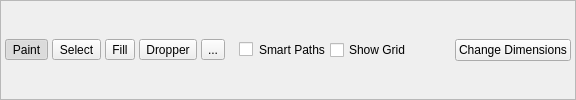
              <widget class="QFrame" name="frame_6">
               <property name="sizePolicy">
                <sizepolicy hsizetype="Expanding" vsizetype="Fixed">
                 <horstretch>0</horstretch>
                 <verstretch>0</verstretch>
                </sizepolicy>
               </property>
               <property name="minimumSize">
                <size>
                 <width>0</width>
                 <height>32</height>
                </size>
               </property>
               <property name="frameShape">
                <enum>QFrame::StyledPanel</enum>
               </property>
               <property name="frameShadow">
                <enum>QFrame::Raised</enum>
               </property>
               <layout class="QHBoxLayout" name="horizontalLayout_2">
                <property name="spacing">
                 <number>4</number>
                </property>
                <property name="leftMargin">
                 <number>4</number>
                </property>
                <property name="topMargin">
                 <number>4</number>
                </property>
                <property name="rightMargin">
                 <number>4</number>
                </property>
                <property name="bottomMargin">
                 <number>4</number>
                </property>
                <item>
                 <widget class="QToolButton" name="toolButton_Paint">
                  <property name="enabled">
                   <bool>true</bool>
                  </property>
                  <property name="toolTip">
                   <string>&lt;html&gt;&lt;head/&gt;&lt;body&gt;&lt;p&gt;Editor&lt;/p&gt;&lt;p&gt;&lt;span style=&quot; font-weight:600;&quot;&gt;Click&lt;/span&gt; and drag to draw on the map.&lt;/p&gt;&lt;p&gt;&lt;span style=&quot; font-weight:600;&quot;&gt;Right-click&lt;/span&gt; and drag to select tiles.&lt;/p&gt;&lt;/body&gt;&lt;/html&gt;</string>
                  </property>
                  <property name="text">
                   <string>Paint</string>
                  </property>
                  <property name="icon">
                   <iconset resource="resources/images.qrc">
                    <normaloff>:/icons/pencil.ico</normaloff>:/icons/pencil.ico</iconset>
                  </property>
                  <property name="checkable">
                   <bool>true</bool>
                  </property>
                  <property name="checked">
                   <bool>true</bool>
                  </property>
                  <property name="autoRaise">
                   <bool>false</bool>
                  </property>
                 </widget>
                </item>
                <item>
                 <widget class="QToolButton" name="toolButton_Select">
                  <property name="enabled">
                   <bool>true</bool>
                  </property>
                  <property name="toolTip">
                   <string>&lt;html&gt;&lt;head/&gt;&lt;body&gt;&lt;p&gt;Pointer&lt;/p&gt;&lt;p&gt;Does nothing&lt;/p&gt;&lt;/body&gt;&lt;/html&gt;</string>
                  </property>
                  <property name="text">
                   <string>Select</string>
                  </property>
                  <property name="icon">
                   <iconset resource="resources/images.qrc">
                    <normaloff>:/icons/cursor.ico</normaloff>:/icons/cursor.ico</iconset>
                  </property>
                  <property name="checkable">
                   <bool>true</bool>
                  </property>
                 </widget>
                </item>
                <item>
                 <widget class="QToolButton" name="toolButton_Fill">
                  <property name="toolTip">
                   <string>&lt;html&gt;&lt;head/&gt;&lt;body&gt;&lt;p&gt;Flood Fill&lt;/p&gt;&lt;p&gt;Fills all similar tiles in a region with the selected metatiles or collision attributes&lt;/p&gt;&lt;/body&gt;&lt;/html&gt;</string>
                  </property>
                  <property name="text">
                   <string>Fill</string>
                  </property>
                  <property name="icon">
                   <iconset resource="resources/images.qrc">
                    <normaloff>:/icons/fill_color.ico</normaloff>:/icons/fill_color.ico</iconset>
                  </property>
                  <property name="checkable">
                   <bool>true</bool>
                  </property>
                 </widget>
                </item>
                <item>
                 <widget class="QToolButton" name="toolButton_Dropper">
                  <property name="toolTip">
                   <string>&lt;html&gt;&lt;head/&gt;&lt;body&gt;&lt;p&gt;Eye Dropper&lt;/p&gt;&lt;p&gt;Click to select a metatile or collision attribute.&lt;/p&gt;&lt;/body&gt;&lt;/html&gt;</string>
                  </property>
                  <property name="text">
                   <string>Dropper</string>
                  </property>
                  <property name="icon">
                   <iconset resource="resources/images.qrc">
                    <normaloff>:/icons/pipette.ico</normaloff>:/icons/pipette.ico</iconset>
                  </property>
                  <property name="checkable">
                   <bool>true</bool>
                  </property>
                 </widget>
                </item>
                <item>
                 <widget class="QToolButton" name="toolButton_Move">
                  <property name="toolTip">
                   <string>&lt;html&gt;&lt;head/&gt;&lt;body&gt;&lt;p&gt;Move&lt;/p&gt;&lt;p&gt;Click to drag map around and zoom with scroll wheel.&lt;/p&gt;&lt;/body&gt;&lt;/html&gt;</string>
                  </property>
                  <property name="text">
                   <string>...</string>
                  </property>
                  <property name="icon">
                   <iconset resource="resources/images.qrc">
                    <normaloff>:/icons/move.ico</normaloff>:/icons/move.ico</iconset>
                  </property>
                  <property name="checkable">
                   <bool>true</bool>
                  </property>
                 </widget>
                </item>
                <item>
                 <widget class="QCheckBox" name="checkBox_smartPaths">
                  <property name="toolTip">
                   <string>&lt;html&gt;&lt;head/&gt;&lt;body&gt;&lt;p&gt;Smart-path mode allows easier drawing of paths. If a 3x3 metatile block is selcted in the right panel, then smart path mode will automatically form a pathway using those selected blocks.&lt;/p&gt;&lt;p&gt;When smart-path mode is &lt;span style=&quot; font-weight:600;&quot;&gt;not&lt;/span&gt; enabled, clicking and dragging a selection will tile it in a grid.&lt;/p&gt;&lt;/body&gt;&lt;/html&gt;</string>
                  </property>
                  <property name="styleSheet">
                   <string notr="true">margin-left: 10px</string>
                  </property>
                  <property name="text">
                   <string>Smart Paths</string>
                  </property>
                 </widget>
                </item>
                <item>
                 <widget class="QCheckBox" name="checkBox_ToggleGrid">
                  <property name="toolTip">
                   <string>&lt;html&gt;&lt;head/&gt;&lt;body&gt;&lt;p&gt;Toggles a grid over the map's metatile boundaries.&lt;/p&gt;&lt;/body&gt;&lt;/html&gt;</string>
                  </property>
                  <property name="styleSheet">
                   <string notr="true"/>
                  </property>
                  <property name="text">
                   <string>Show Grid</string>
                  </property>
                 </widget>
                </item>
                <item>
                 <spacer name="horizontalSpacer">
                  <property name="orientation">
                   <enum>Qt::Horizontal</enum>
                  </property>
                  <property name="sizeHint" stdset="0">
                   <size>
                    <width>40</width>
                    <height>20</height>
                   </size>
                  </property>
                 </spacer>
                </item>
                <item>
                 <widget class="QPushButton" name="pushButton">
                  <property name="toolTip">
                   <string>&lt;html&gt;&lt;head/&gt;&lt;body&gt;&lt;p&gt;Change a map layout's width and height.&lt;/p&gt;&lt;/body&gt;&lt;/html&gt;</string>
                  </property>
                  <property name="text">
                   <string>Change Dimensions</string>
                  </property>
                 </widget>
                </item>
               </layout>
              </widget>
